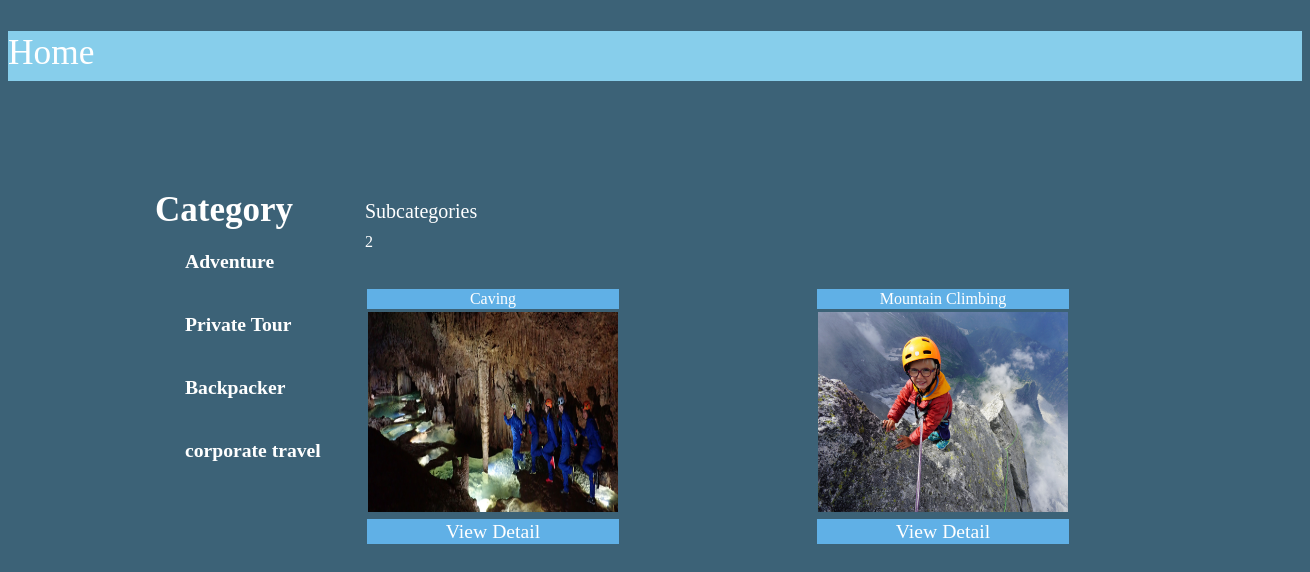
The app's page /subcat.php?catid=6 with its own data.
### tables this page shows
CREATE TABLE `category` (
  `Cat_id` int(11) NOT NULL,
  `Cat_name` varchar(1000) NOT NULL
);

CREATE TABLE `subcategory` (
  `Subcatid` int(11) NOT NULL,
  `Subcatname` varchar(100) NOT NULL,
  `Catid` int(11) NOT NULL,
  `Pic` varchar(100) NOT NULL,
  `Detail` varchar(500) NOT NULL
);

### subcat.php (the view, shortened to what this page needs)
<!DOCTYPE html>
<html>
<head> <title>Around The World</title>
</head>
<body>
    <a href="index.php">
    <header>Home <br>
    </header></a>
<?php include('function.php'); ?>
<br>
<br>
<br>
<div style="height:50px"></div>
<div style="width:1000px; margin:auto" >
<div style="width:200px; float:left">
<table cellpadding="0" cellspacing="0" width="1000px">
<tr><td style="font-size:35px; color:white;"><b>Category</b></td></tr>
<?php
$s="select * from category";
$result=mysqli_query($cn,$s);
while($data=mysqli_fetch_array($result))
{
		echo "<tr><td style=' padding:20px;color:black;text-decoration:none;font-weight:900;'><a href='subcat.php?catid=$data[0]'>$data[1]</a></td></tr>";
}
?>
</table>
</div>
<div style="width:800px; float:left">
<table cellpadding="0px" cellspacing="10" width="1000px">
<tr><td  class="headingText" style="font-size:20px; color: white;" >Subcategories</td></tr>
<tr><td class="paraText" width="900px" style="color: white;">
<table cellpadding="0" cellspacing="0" width="900px">
<?php
$s="select * from subcategory where Catid='" .$_GET["catid"] . "'";
$result=mysqli_query($cn,$s);
$n=0;
while($data=mysqli_fetch_array($result))
{
	if($n%3==0)
	{
	?>
<tr>
<?php
	}?>
<td>
<table border="0" width="100px" bordercolor="#FF6666">
<tr><td align="center" style="background-color:#60B0E6; color:#FFF"><?php echo $data[1];?> </td></tr>
<tr><td class="image"><img src="Admin/subcatimages/<?php echo $data[3]; ?>" width="250px" height="200px" /></td></tr><br/><br/>
<tr><td align="center" style="background-color:#60B0E6; "><a href="package.php?subcatid=<?php echo $data[0];?>"><font color="#FFFFFF">View Detail</font></a></td></tr>
</table>
</td>
<?php
$n=$n+1;
}
?>
</table>
</td></tr></table>
</div>
</div>
</body>
</html>

### subcat.php (style rules this page uses)
header { height: 50px; background-color: skyblue ; color: white; font-size: 2.7vw; }
body { background-color: rgb(60, 98,119); }
a { text-decoration: none; color: white; font-size: 1.5vw; padding: 10px; margin-top:10px; }
td tr { color: white; }

### records on screen
category: Cat_name "Adventure"
category: Cat_name "Private Tour"
category: Cat_name "Backpacker"
category: Cat_name "corporate travel"
subcategory: Subcatname "Caving", Pic (picture)
subcategory: Subcatname "Mountain Climbing", Pic (picture)
